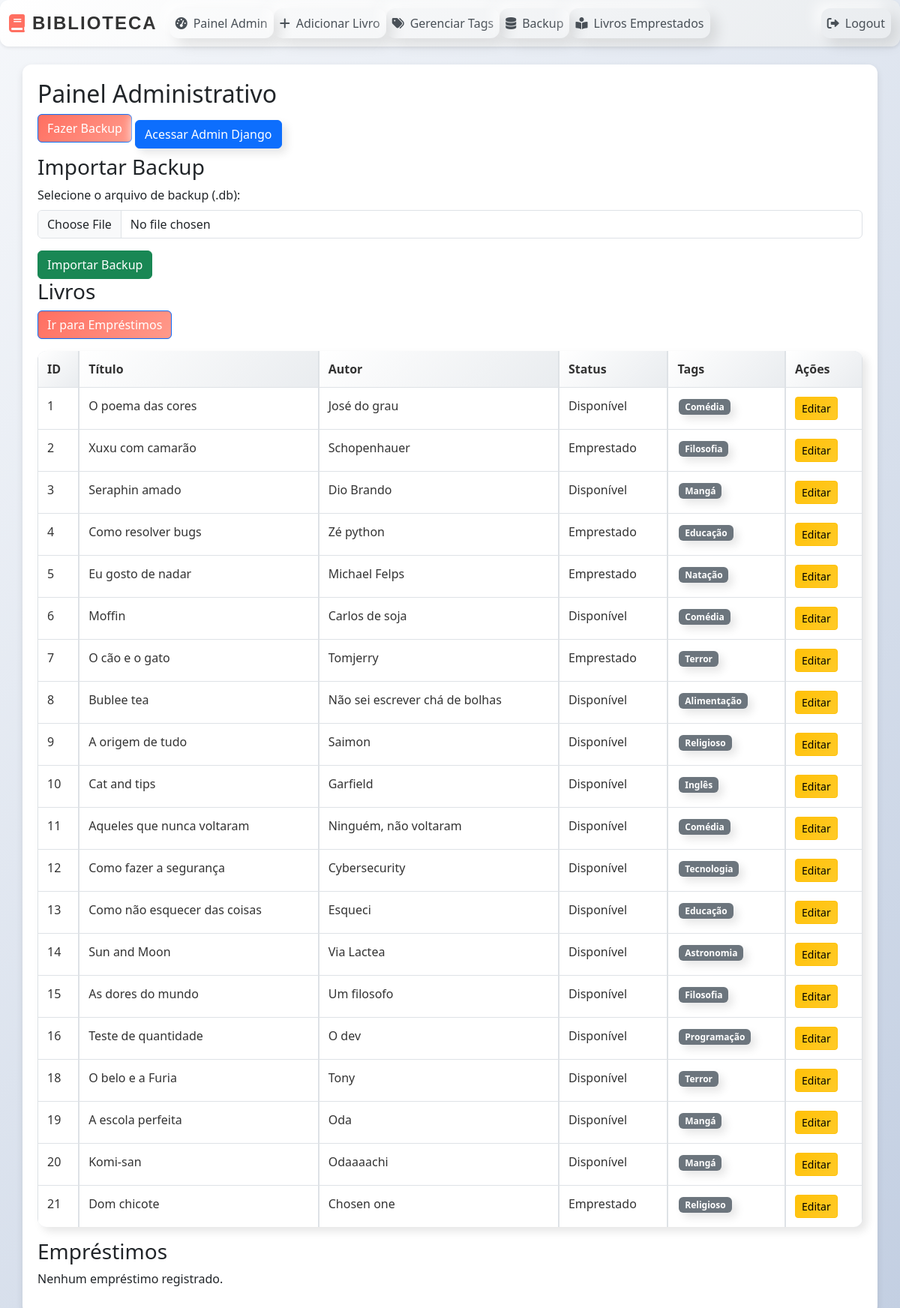
Screenshot of /admin_panel/ (signed in) with the database file from the repository.
### livros/models.py (models this page shows, shortened)
class Book(models.Model):
    title = models.CharField(max_length=255)
    author = models.CharField(max_length=255)
    available = models.BooleanField(default=True)  # Indica se o livro está disponível no geral
    quantity = models.PositiveIntegerField(default=1)  # Quantidade total de cópias
    available_quantity = models.PositiveIntegerField(default=1)  # Cópias disponíveis atualmente
    tags = models.ManyToManyField('Tag', blank=True)

class Tag(models.Model):
    name = models.CharField(max_length=50, unique=True)

### livros/views.py (the view)
# urls.py: path('admin_panel/', views.admin_panel, name='admin_panel'),
@login_required
@user_passes_test(is_admin)
def admin_panel(request):
    books = Book.objects.all()
    loans = Loan.objects.all()
    tags = Tag.objects.all()
    return render(request, 'livros/admin_panel.html', {'books': books, 'loans': loans, 'tags': tags})

### livros/views.py (called while the page is built)
def is_admin(user):
    return user.is_staff

### livros/templates/livros/admin_panel.html (shortened to what this page needs)
{% extends "livros/base.html" %}
{% block content %}
<h2>Painel Administrativo</h2>
<a href="{% url 'backup' %}" class="btn btn-primary mb-3">Fazer Backup</a>
<a href="/admin" class="btn btn-primary button-neumorphic">
  Acessar Admin Django
</a>
<h3>Importar Backup</h3>
<form method="post" action="{% url 'import_backup' %}" enctype="multipart/form-data">
  <div class="mb-3">
    <label for="backup_file" class="form-label">Selecione o arquivo de backup (.db):</label>
    <input type="file" class="form-control" id="backup_file" name="backup_file" accept=".db" required>
  </div>
  <button type="submit" class="btn btn-success">Importar Backup</button>
</form>
<h3>Livros</h3>
<a href="{% url 'emprestimo' %}" class="btn btn-primary mb-3">Ir para Empréstimos</a>
<table class="table table-bordered">
  <thead>
    <tr>
      <th>ID</th>
      <th>Título</th>
      <th>Autor</th>
      <th>Status</th>
      <th>Tags</th>
      <th>Ações</th>
    </tr>
  </thead>
  <tbody>
    {% for book in books %}
    <tr>
      <td>{{ book.id }}</td>
      <td>{{ book.title }}</td>
      <td>{{ book.author }}</td>
      <td>{{ book.available|yesno:"Disponível,Emprestado" }}</td>
      <td>
        {% for tag in book.tags.all %}
          <span class="badge bg-secondary">{{ tag.name }}</span>
        {% endfor %}
      </td>
      <td>
        <a href="{% url 'edit_book' book.id %}" class="btn btn-sm btn-warning">Editar</a>
      </td>
    </tr>
    {% endfor %}
  </tbody>
</table>
<h3>Empréstimos</h3>
{% if borrows %}
<table class="table table-bordered">
  <thead>
    <tr>
      <th>ID</th>
      <th>Livro</th>
      <th>Usuário</th>
      <th>Data de Empréstimo</th>
      <th>Data Expiração</th>
      <th>Data de Devolução</th>
      <th>Ações</th>
    </tr>
  </thead>
  <tbody>
    {% for borrow in borrows %}
    <tr>
      <td>{{ borrow.id }}</td>
      <td>{{ borrow.book.title }}</td>
      <td>{{ borrow.user.username }}</td>
      <td>{{ borrow.borrowed_date|date:"Y-m-d H:i" }}</td>
      <td>{{ borrow.expiration_date|date:"Y-m-d H:i" }}</td>
      <td>{% if borrow.return_date %}{{ borrow.return_date|date:"Y-m-d H:i" }}{% else %}Pendente{% endif %}</td>
      <td>
        {% if not borrow.return_date %}
          <a href="{% url 'return_book' borrow.id %}" class="btn btn-sm btn-success">Registrar Devolução</a>
        {% endif %}
      </td>
    </tr>
    {% endfor %}
  </tbody>
</table>
{% else %}
<p>Nenhum empréstimo registrado.</p>
{% endif %}
{% endblock %}

### livros/static/livros/css/style.css (style rules this page uses)
* { margin: 0; padding: 0; box-sizing: border-box; }
body { font-family: 'Arial', sans-serif; background: linear-gradient(135deg, #f5f7fa, #c3cfe2); color: #333; line-height: 1.6; }
.btn-primary { background: linear-gradient(135deg, #ff6f61, #ff9a8b); border: none; color: #fff; font-weight: bold; transition: transform 0.3s ease, box-shadow 0.3s ease; }
.btn-warning { background: linear-gradient(135deg, #ffc107, #ffca28); border: none; color: #333; font-weight: bold; transition: transform 0.3s ease, box-shadow 0.3s ease; }
.table { width: 100%; border-collapse: separate; border-spacing: 0; border-radius: 12px; overflow: hidden; background: #e0e5ec; box-shadow: 6px 6px 12px rgba(0, 0, 0, 0.1), -6px -6px 12px rgba(255, 255, 255, 0.7); margin-bottom: 20px; }
.table thead th { background: linear-gradient(135deg, #ffffff, #e9ecef); color: #333; font-weight: bold; text-align: left; padding: 12px; border-bottom: 1px solid #dee2e6; }
.table tbody td { padding: 12px; background: #ffffff; color: #333; border-bottom: 1px solid #dee2e6; }
.table tbody tr:last-child td { border-bottom: none; }
.badge { display: inline-block; padding: 5px 10px; margin: 2px; border-radius: 12px; background: #d4a3d8; box-shadow: 6px 6px 12px rgba(0, 0, 0, 0.1), -6px -6px 12px rgba(255, 255, 255, 0.7); color: #333; font-size: 0.9rem; transition: transform 0.3s ease, box-shadow 0.3s ease; }
.button-neumorphic { padding: 10px 20px; border: none; border-radius: 12px; background: #e0e5ec; box-shadow: 6px 6px 12px rgba(0, 0, 0, 0.1), -6px -6px 12px rgba(255, 255, 255, 0.7); color: #333; font-size: 1rem; font-weight: bold; cursor: pointer; transition: transform 0.3s ease, box-shadow 0.3s ease; }

### rows the page displays
Book: id "1", title "O poema das cores", author "José do grau", available "Disponível"
Tag: name "Comédia"
Book: id "2", title "Xuxu com camarão", author "Schopenhauer", available "Emprestado"
Tag: name "Filosofia"
Book: id "3", title "Seraphin amado", author "Dio Brando", available "Disponível"
Tag: name "Mangá"
Book: id "4", title "Como resolver bugs", author "Zé python", available "Emprestado"
Tag: name "Educação"
Book: id "5", title "Eu gosto de nadar", author "Michael Felps", available "Emprestado"
Tag: name "Natação"
Book: id "6", title "Moffin", author "Carlos de soja", available "Disponível"
Book: id "7", title "O cão e o gato", author "Tomjerry", available "Emprestado"
Tag: name "Terror"
Book: id "8", title "Bublee tea", author "Não sei escrever chá de bolhas", available "Disponível"
Tag: name "Alimentação"
Book: id "9", title "A origem de tudo", author "Saimon", available "Disponível"
Tag: name "Religioso"
Book: id "10", title "Cat and tips", author "Garfield", available "Disponível"
Tag: name "Inglês"
Book: id "11", title "Aqueles que nunca voltaram", author "Ninguém, não voltaram", available "Disponível"
Book: id "12", title "Como fazer a segurança", author "Cybersecurity", available "Disponível"
Tag: name "Tecnologia"
Book: id "13", title "Como não esquecer das coisas", author "Esqueci", available "Disponível"
Book: id "14", title "Sun and Moon", author "Via Lactea", available "Disponível"
Tag: name "Astronomia"
Book: id "15", title "As dores do mundo", author "Um filosofo", available "Disponível"
Book: id "16", title "Teste de quantidade", author "O dev", available "Disponível"
Tag: name "Programação"
Book: id "18", title "O belo e a Furia", author "Tony", available "Disponível"
Book: id "19", title "A escola perfeita", author "Oda", available "Disponível"
Book: id "20", title "Komi-san", author "Odaaaachi", available "Disponível"
Book: id "21", title "Dom chicote", author "Chosen one", available "Emprestado"
